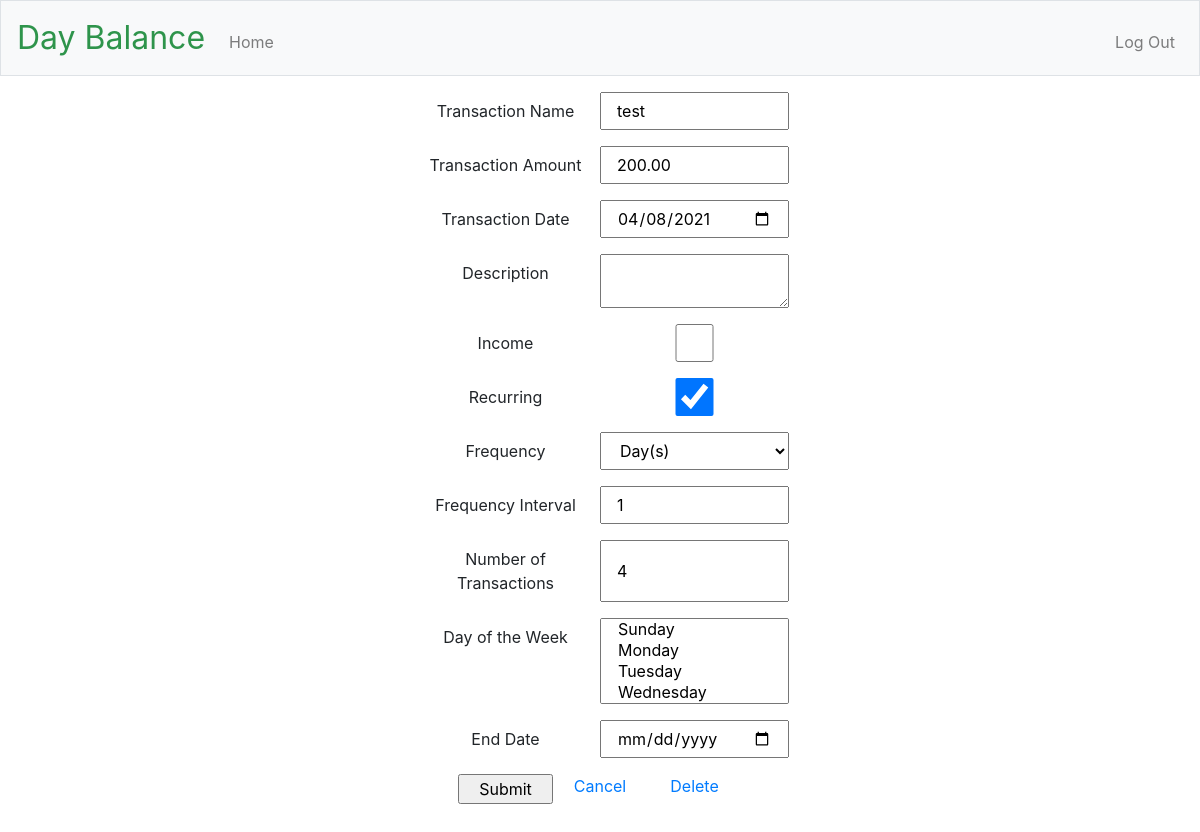
The app's page /edit/2 (signed in), older data.
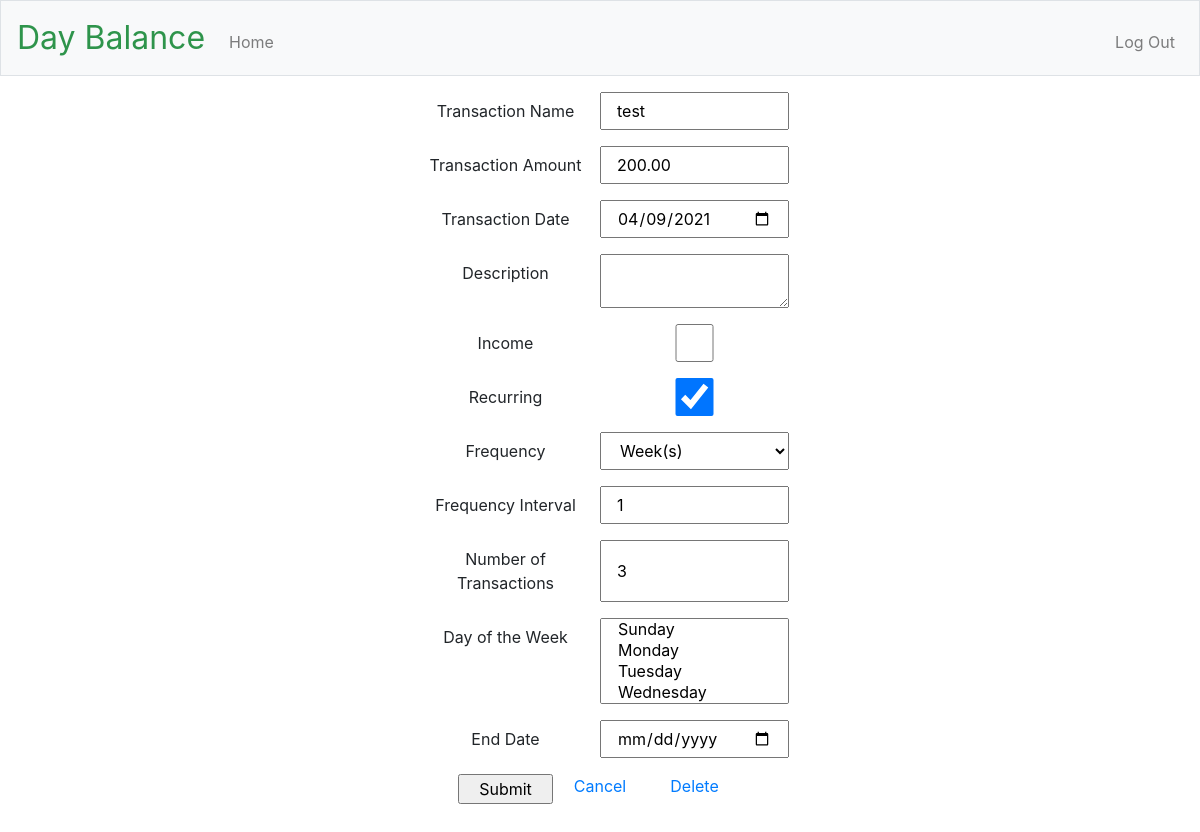
The same page, newer data.
### app/models.py (models this page shows, shortened)
class Transaction(db.Model):
    id = db.Column(db.Integer, primary_key=True)
    title = db.Column(db.String(40), nullable=False)
    date = db.Column(db.Date, nullable=False)
    amount = db.Column(db.Integer, nullable=False)
    description = db.Column(db.String(200))
    income = db.Column(db.Boolean)
    is_recurring = db.Column(db.Boolean)
    freq = db.Column(db.String(8))  # DAILY, WEEKLY, MONTHLY, YEARLY
    interval = db.Column(db.Integer)
    mon = db.Column(db.Boolean)
    tue = db.Column(db.Boolean)
    wed = db.Column(db.Boolean)
    thu = db.Column(db.Boolean)
    fri = db.Column(db.Boolean)
    sat = db.Column(db.Boolean)
    sun = db.Column(db.Boolean)
    count = db.Column(db.Integer)  # number of occurrences (Cannot be used with until)
    until = db.Column(db.Date)     # recurrence end date (Cannot be used with count)
    user_id = db.Column(db.Integer, db.ForeignKey('user.id'), nullable=False)
    day_names = ['MO', 'TU', 'WE', 'TH', 'FR', 'SA', 'SU']
    day_variables = [ mon, tue, wed, thu, fri, sat, sun ]
    freq_values =  {'DAILY':DAILY, 'WEEKLY':WEEKLY, 'MONTHLY':MONTHLY, 'YEARLY':YEARLY}
    recurring_dates = rruleset()
    def return_amount(self):
        return (self.amount / 100)
    def return_byweekday(self):
        byweekday = []
        for i in range(len(self.day_variables)):
            if self.day_variables[i] is True:
                byweekday.append(self.day_names[i])
        return byweekday

### app/main/routes.py (the view)
@bp.route("/edit", methods=["GET", "POST"])
@bp.route("/edit/<int:transaction_id>", methods=["GET", "POST"])
@login_required
def edit_transaction(transaction_id):
    form = TransactionForm(request.form)
    edited_transaction = Transaction.query.filter_by(id=transaction_id).one()
    if request.method == 'POST' and form.validate():
        edited_transaction.title = form.title.data
        edited_transaction.date = form.date.data
        edited_transaction.description = form.description.data
        edited_transaction.income = form.income.data
        edited_transaction.is_recurring = form.is_recurring.data
        edited_transaction.freq = form.freq.data
        edited_transaction.interval = form.interval.data
        edited_transaction.count = form.count.data
        edited_transaction.until = form.until.data
        edited_transaction.set_amount(form.amount.data)
        if form.is_recurring.data:
            edited_transaction.set_recurring(form.byweekday.data)
        db.session.commit()
        flash("Your changes have been saved.")
        return redirect(url_for("main.index"))
    elif request.method == 'GET':
        form.title.data = edited_transaction.title
        form.date.data = edited_transaction.date
        form.description.data= edited_transaction.description
        form.income.data = edited_transaction.income
        form.is_recurring.data = edited_transaction.is_recurring
        form.freq.data = edited_transaction.freq
        form.interval.data = edited_transaction.interval
        form.count.data = edited_transaction.count
        form.until.data = edited_transaction.until
        form.amount.data = edited_transaction.return_amount()
        if edited_transaction.is_recurring:
            form.byweekday.data = edited_transaction.return_byweekday()
    return render_template(
        "edit_transaction.html",
        title = "Edit Transaction",
        form = form,
        transaction_id = edited_transaction.id,
    )

### app/models.py (called while the page is built)
@login.user_loader
def load_user(id):
    return User.query.get(int(id))

### app/templates/edit_transaction.html (shortened to what this page needs)
{% extends "layout.html" %}
{% block main %}
    <form action="/edit/{{ transaction_id }}" method="POST">
        <div class="form-group row justify-content-center">
            {{ form.title.label(class="col-sm-2 col-form-label") }}
            {{ form.title(class="col-sm-2") }}
        </div>
        <div class="form-group row justify-content-center">
            {{ form.amount.label(class="col-sm-2 col-form-label") }}
            {{ form.amount(class="col-sm-2") }}
        </div>
        <div class="form-group row justify-content-center">
            {{ form.date.label(class="col-sm-2 col-form-label") }}
            {{ form.date(class="col-sm-2") }}
        </div>
        <div class="form-group row justify-content-center">
            {{ form.description.label(class="col-sm-2 col-form-label") }}
            {{ form.description(class="col-sm-2") }}
        </div>
        <div class="form-group row justify-content-center">
            {{ form.income.label(class="col-sm-2 col-form-label") }}
            {{ form.income(class="col-sm-2") }}
        </div>
        <div class="form-group row justify-content-center">
            {{ form.is_recurring.label(class="col-sm-2 col-form-label") }}
            {{ form.is_recurring(class="col-sm-2") }}
        </div>
        <div class="form-group row justify-content-center">
            {{ form.freq.label(class="col-sm-2 col-form-label") }}
            {{ form.freq(class="col-sm-2") }}
        </div>
        <div class="form-group row justify-content-center">
            {{ form.interval.label(class="col-sm-2 col-form-label") }}
            {{ form.interval(class="col-sm-2") }}
        </div>
        <div class="form-group row justify-content-center">
            {{ form.count.label(class="col-sm-2 col-form-label") }}
            {{ form.count(class="col-sm-2") }}
        </div>
        <div class="form-group row justify-content-center">
            {{ form.byweekday.label(class="col-sm-2 col-form-label") }}
            {{ form.byweekday(class="col-sm-2") }}
        </div>
        <div class="form-group row justify-content-center">
            {{ form.until.label(class="col-sm-2 col-form-label") }}
            {{ form.until(class="col-sm-2") }}
        </div>
        <div class="form-group row justify-content-center">
            {{ form.submit(class="col-1") }}
            <div class="col-1">
                <a href="{{ url_for('main.index') }}">Cancel</a>
            </div>
            <div class="col-1">
                <a href="{{ url_for('main.delete_transaction',transaction_id = transaction_id) }}">Delete</a>
            </div>
        </div>
    </form>
{% endblock %}

### app/templates/layout.html (shortened to what this page needs)
<!DOCTYPE html>
<html lang="en">
    <head>
        <link href="https://maxcdn.bootstrapcdn.com/bootstrap/4.1.3/css/bootstrap.min.css" rel="stylesheet">
        <link href="/static/styles.css" rel="stylesheet">
    </head>
    <body>
        <nav class="navbar navbar-expand-md navbar-light bg-light border">
            <a class="navbar-brand" href="/"><span class="green">Day Balance</span></a>
            <div class="collapse navbar-collapse" id="navbar">
                {% if current_user.is_anonymous %}
                <ul class="navbar-nav ml-auto mt-2">
                    <li class="nav-item"><a class="nav-link" href="{{ url_for('auth.register') }}">Register</a></li>
                    <li class="nav-item"><a class="nav-link" href="{{ url_for('auth.login') }}">Log In</a></li>
                </ul>
                {% else %}
                <ul class="navbar-nav mr-auto mt-2">
                    <li class="nav-item"><a class="nav-link" href="{{ url_for('main.index') }}">Home</a></li>
                </ul>
                <ul class="navbar-nav ml-auto mt-2">
                    <li class="nav-item"><a class="nav-link" href="{{ url_for('auth.logout') }}">Log Out</a></li>
                </ul>
            {% endif %}
            </div>
        </nav>
        <main class="container-fluid px-5 py-3">
            {% block main %}{% endblock %}
        </main>
    </body>
</html>

### app/static/styles.css (style rules this page uses)
nav .navbar-brand { font-size: xx-large; }
nav .navbar-brand .green { color: #2e944b; }
main { overflow-x: auto; text-align: center; }

Row changes from the older to the newer data that the page shows:
changed Transaction "test": date "04/08/2021" → "04/09/2021"; freq "Day(s)" → "Week(s)"; count "4" → "3"
